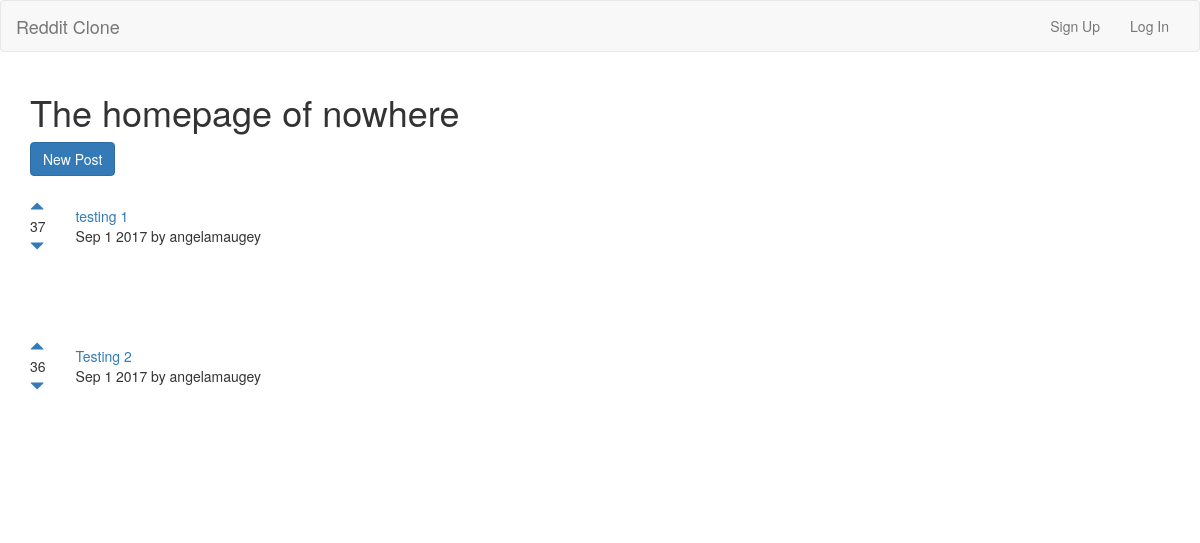
The app's page /, older data.
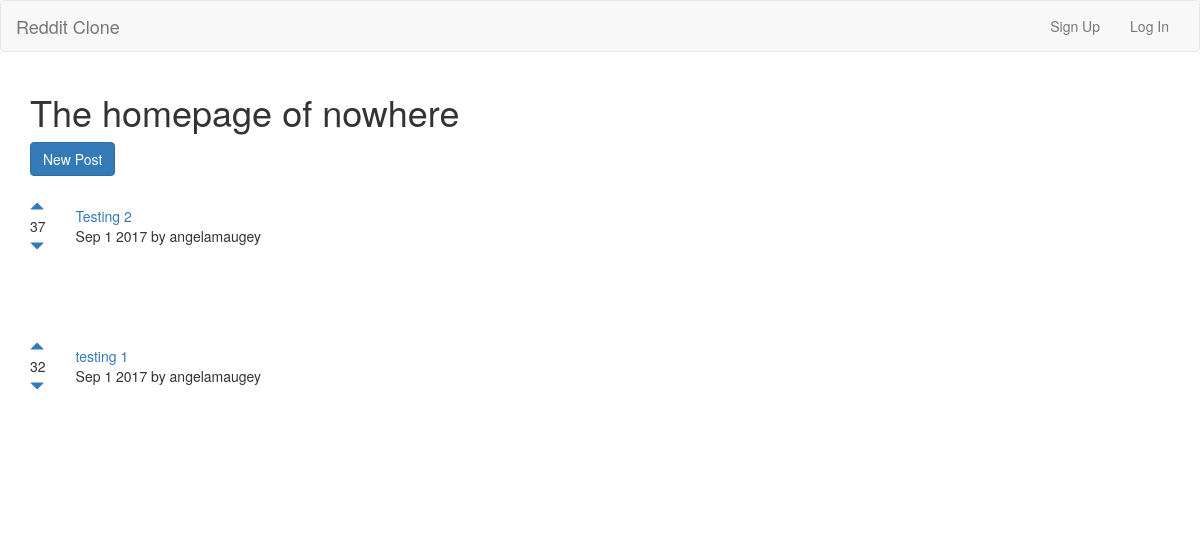
The same page, newer data.
### posts/models.py (models this page shows)
class Post(models.Model):
    title = models.CharField(max_length=200)
    url = models.TextField()
    pub_date = models.DateTimeField()
    author = models.ForeignKey(User)
    votes_total = models.IntegerField(default=1)
    def pub_date_pretty(self):
        return self.pub_date.strftime('%b %e %Y')

### posts/views.py (the view)
# urls.py: 2. Add a URL to urlpatterns:  url(r'^$', views.home, name='home')
def home(request):
    posts = Post.objects.order_by('-votes_total')
    return render(request, 'posts/home.html', {'posts':posts})

### posts/templates/posts/home.html (shortened to what this page needs)
{% extends 'base.html' %}
{% block content%}
<h1>The homepage of nowhere</h1>
<a href="{% url 'posts:create' %}" class="btn btn-primary">New Post</a>
<br>
<br>
{% for post in posts.all %}
<table>
  <tr>
    <td style="padding-right: 30px;"><a href="#" onclick="document.getElementById('upvote{{ post.id }}').submit()"><span class="glyphicon glyphicon-triangle-top" aria-hidden="true"></span></a><br> {{ post.votes_total }} <br><a href="#" onclick="document.getElementById('downvote{{ post.id }}').submit()"><span class="glyphicon glyphicon-triangle-bottom" aria-hidden="true"></span></a></td>
    <td><a href="{{ post.url }}">{{ post.title }}</a><br>{{ post.pub_date_pretty }} by {{ post.author.username }}</td>
  </tr>
</table>
<br>
<br>
<br>
<br>
{% endfor %}
<br>
<br>
{% endblock %}

Row changes from the older to the newer data that the page shows:
changed Post "Testing 2": votes_total "36" → "37"; moves up the list
changed Post "testing 1": votes_total "37" → "32"
